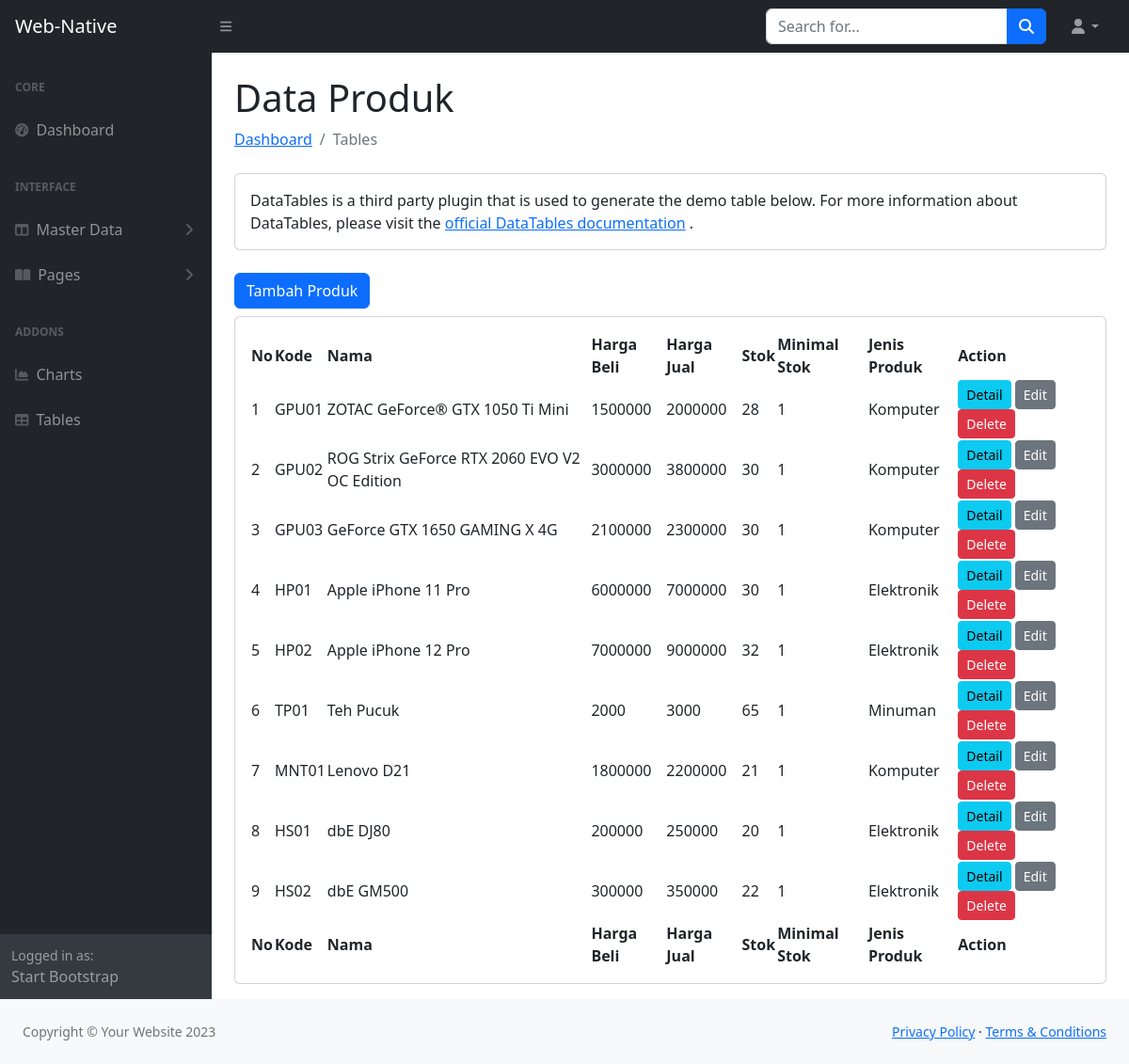
Page /index.php?url=product on the committed database.
### tables this page shows
CREATE TABLE `produk` (
  `id` int(11) NOT NULL,
  `kode` varchar(10) DEFAULT NULL,
  `nama` varchar(45) DEFAULT NULL,
  `harga_beli` double DEFAULT NULL,
  `harga_jual` double DEFAULT NULL,
  `stok` int(11) DEFAULT NULL,
  `min_stok` int(11) DEFAULT NULL,
  `jenis_produk_id` int(11) NOT NULL
);

CREATE TABLE `jenis_produk` (
  `id` int(11) NOT NULL,
  `nama` varchar(45) DEFAULT NULL,
  `ket` varchar(45) DEFAULT NULL
);

### models/Produk.php (called while the page is built, shortened)
<?php
class Produk{
    private $koneksi;
    public function __construct()
    {
        global $dbh;
        $this->koneksi = $dbh;
    }
    public function dataProduk()
    {
        $sql = "SELECT produk.*, jenis_produk.nama as Kategori FROM produk INNER JOIN jenis_produk ON jenis_produk.id = produk.jenis_produk_id";
        $ps = $this->koneksi->prepare($sql);
        $ps->execute();
        $rs = $ps->fetchAll();
        return $rs;
    }
}
?>

### product.php (the view, shortened to what this page needs)
<?php
$modelProduk = new Produk();
$data_produk = $modelProduk->dataProduk();
?>
<h1 class="mt-4">Data Produk</h1>
<ol class="breadcrumb mb-4">
    <li class="breadcrumb-item"><a href="index.html">Dashboard</a></li>
    <li class="breadcrumb-item active">Tables</li>
</ol>
<div class="card mb-4">
    <div class="card-body">
        DataTables is a third party plugin that is used to generate the demo table below. For more information about DataTables, please visit the
        <a target="_blank" href="https://datatables.net/">official DataTables documentation</a>
        .
    </div>
</div>
<a href="index.php?url=product_form" class="btn btn-primary mb-2">Tambah Produk</a>
<div class="card mb-3">
    <div class="card-body">
        <table id="datatablesSimple">
            <thead>
                <tr>
                    <th>No</th>
                    <th>Kode</th>
                    <th>Nama</th>
                    <th>Harga Beli</th>
                    <th>Harga Jual</th>
                    <th>Stok</th>
                    <th>Minimal Stok</th>
                    <th>Jenis Produk</th>
                    <th>Action</th>
                </tr>
            </thead>
            <tfoot>
                <tr>
                    <th>No</th>
                    <th>Kode</th>
                    <th>Nama</th>
                    <th>Harga Beli</th>
                    <th>Harga Jual</th>
                    <th>Stok</th>
                    <th>Minimal Stok</th>
                    <th>Jenis Produk</th>
                    <th>Action</th>
                </tr>
            </tfoot>
            <tbody>
                <?php
                $no = 1;
                foreach ($data_produk as $row) {
                ?>
                <tr>
                    <td><?= $no ?></td>
                    <td><?= $row['kode'] ?></td>
                    <td><?= $row['nama'] ?></td>
                    <td><?= $row['harga_beli'] ?></td>
                    <td><?= $row['harga_jual'] ?></td>
                    <td><?= $row['stok'] ?></td>
                    <td><?= $row['min_stok'] ?></td>
                    <td><?= $row['Kategori'] ?></td>
                    <td>
                        <form action="controllers/produk_controllers.php" method="POST">
                            <a href="" class="btn btn-info btn-sm">Detail</a>
                            <a href="index.php?url=product_form&idedit=<?=$row['id']?>" class="btn btn-secondary btn-sm">Edit</a>
                            <button type="submit" class="btn btn-danger btn-sm" name="proses" value="deleteProduk" onclick="return confirm('Apakah anda yakin?')">Delete</button>
                        </form>
                    </td>
                </tr>
                <?php
                $no++;
                }
                ?>
            </tbody>
        </table>
    </div>
</div>
</div>

### top.php (shortened to what this page needs)
<!DOCTYPE html>
<html lang="en">
<head>
    <link href="css/styles.css" rel="stylesheet" />
    <link href="https://cdn.jsdelivr.net/npm/simple-datatables@7.1.2/dist/style.min.css" rel="stylesheet" />
</head>
<body>
    <nav class="sb-topnav navbar navbar-expand navbar-dark bg-dark">
        <a class="navbar-brand ps-3" href="index.php">Web-Native</a>
        <button class="btn btn-link btn-sm order-1 order-lg-0 me-4 me-lg-0" id="sidebarToggle" href="#!"><i class="fas fa-bars"></i></button>
        <form class="d-none d-md-inline-block form-inline ms-auto me-0 me-md-3 my-2 my-md-0">
            <div class="input-group">
                <input class="form-control" type="text" placeholder="Search for..." aria-label="Search for..." aria-describedby="btnNavbarSearch" />
                <button class="btn btn-primary" id="btnNavbarSearch" type="button"><i class="fas fa-search"></i></button>
            </div>
        </form>
        <ul class="navbar-nav ms-auto ms-md-0 me-3 me-lg-4">
            <li class="nav-item dropdown">
                <a class="nav-link dropdown-toggle" id="navbarDropdown" href="#" role="button" data-bs-toggle="dropdown" aria-expanded="false"><i class="fas fa-user fa-fw"></i></a>
            </li>
        </ul>
    </nav>

### menu.php (shortened to what this page needs)
<div id="layoutSidenav">
            <div id="layoutSidenav_nav">
                <nav class="sb-sidenav accordion sb-sidenav-dark" id="sidenavAccordion">
                    <div class="sb-sidenav-menu">
                        <div class="nav">
                            <div class="sb-sidenav-menu-heading">Core</div>
                            <a class="nav-link" href="index.php?url=dashboard">
                                <div class="sb-nav-link-icon"><i class="fas fa-tachometer-alt"></i></div>
                                Dashboard
                            </a>
                            <div class="sb-sidenav-menu-heading">Interface</div>
                            <a class="nav-link collapsed" href="#" data-bs-toggle="collapse" data-bs-target="#collapseLayouts" aria-expanded="false" aria-controls="collapseLayouts">
                                <div class="sb-nav-link-icon"><i class="fas fa-columns"></i></div>
                                Master Data
                                <div class="sb-sidenav-collapse-arrow"><i class="fas fa-angle-down"></i></div>
                            </a>
                            <a class="nav-link collapsed" href="#" data-bs-toggle="collapse" data-bs-target="#collapsePages" aria-expanded="false" aria-controls="collapsePages">
                                <div class="sb-nav-link-icon"><i class="fas fa-book-open"></i></div>
                                Pages
                                <div class="sb-sidenav-collapse-arrow"><i class="fas fa-angle-down"></i></div>
                            </a>
                            <div class="sb-sidenav-menu-heading">Addons</div>
                            <a class="nav-link" href="charts.html">
                                <div class="sb-nav-link-icon"><i class="fas fa-chart-area"></i></div>
                                Charts
                            </a>
                            <a class="nav-link" href="tables.html">
                                <div class="sb-nav-link-icon"><i class="fas fa-table"></i></div>
                                Tables
                            </a>
                        </div>
                    </div>
                    <div class="sb-sidenav-footer">
                        <div class="small">Logged in as:</div>
                        Start Bootstrap
                    </div>
                </nav>
            </div>

### index.php (shortened to what this page needs)
<?php
include_once 'koneksidb.php';
include_once 'models/Produk.php';
include_once 'top.php';
include_once 'menu.php';
?>
<div id="layoutSidenav_content">
    <main>
        <div class="container-fluid px-4">
            <?php
            $url = isset($_GET['url'])?$_GET['url']:'dashboard';
            if($url == 'dashboard'){
                include_once 'dashboard.php';
            } else if (!empty($url)){
                include_once ''.$url.'.php';
            } else {
                include_once 'dashboard.php';
            }
            ?>
        </div>
</div>
<?php
include_once 'bottom.php';
?>

### bottom.php (shortened to what this page needs)
<footer class="py-4 bg-light mt-auto">
    <div class="container-fluid px-4">
        <div class="d-flex align-items-center justify-content-between small">
            <div class="text-muted">Copyright &copy; Your Website 2023</div>
            <div>
                <a href="#">Privacy Policy</a>
                &middot;
                <a href="#">Terms &amp; Conditions</a>
            </div>
        </div>
    </div>
</footer>
</body>
</html>

### rows in the picture
produk: kode "GPU01", nama "ZOTAC GeForce® GTX 1050 Ti Mini", harga_beli "1500000", harga_jual "2000000", stok "28", min_stok "1", jenis_produk.nama "Komputer"
produk: kode "GPU02", nama "ROG Strix GeForce RTX 2060 EVO V2 OC Edition", harga_beli "3000000", harga_jual "3800000", stok "30", min_stok "1", jenis_produk.nama "Komputer"
produk: kode "GPU03", nama "GeForce GTX 1650 GAMING X 4G", harga_beli "2100000", harga_jual "2300000", stok "30", min_stok "1", jenis_produk.nama "Komputer"
produk: kode "HP01", nama "Apple iPhone 11 Pro", harga_beli "6000000", harga_jual "7000000", stok "30", min_stok "1", jenis_produk.nama "Elektronik"
produk: kode "HP02", nama "Apple iPhone 12 Pro", harga_beli "7000000", harga_jual "9000000", stok "32", min_stok "1", jenis_produk.nama "Elektronik"
produk: kode "TP01", nama "Teh Pucuk", harga_beli "2000", harga_jual "3000", stok "65", min_stok "1", jenis_produk.nama "Minuman"
produk: kode "MNT01", nama "Lenovo D21", harga_beli "1800000", harga_jual "2200000", stok "21", min_stok "1", jenis_produk.nama "Komputer"
produk: kode "HS01", nama "dbE DJ80", harga_beli "200000", harga_jual "250000", stok "20", min_stok "1", jenis_produk.nama "Elektronik"
produk: kode "HS02", nama "dbE GM500", harga_beli "300000", harga_jual "350000", stok "22", min_stok "1", jenis_produk.nama "Elektronik"
